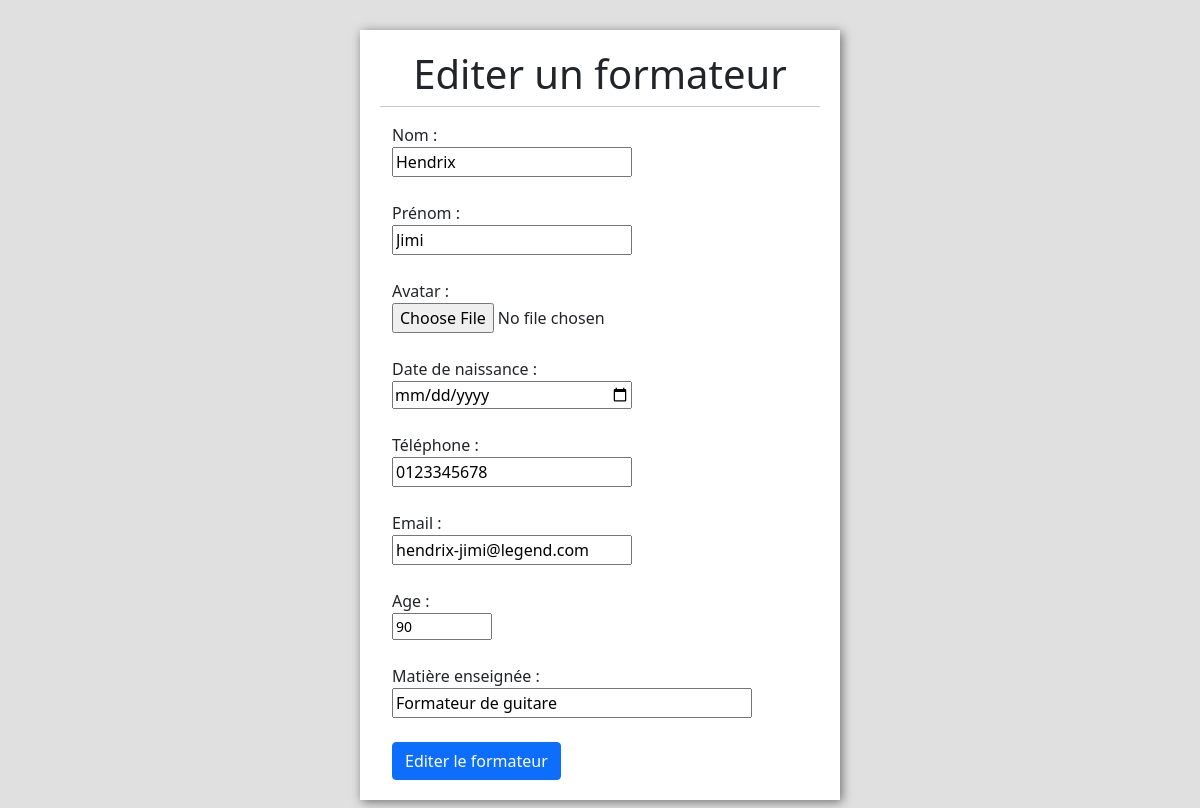
Before: /pages/editer-formateur.php?id-formateur=6 (signed in) with the older database file.
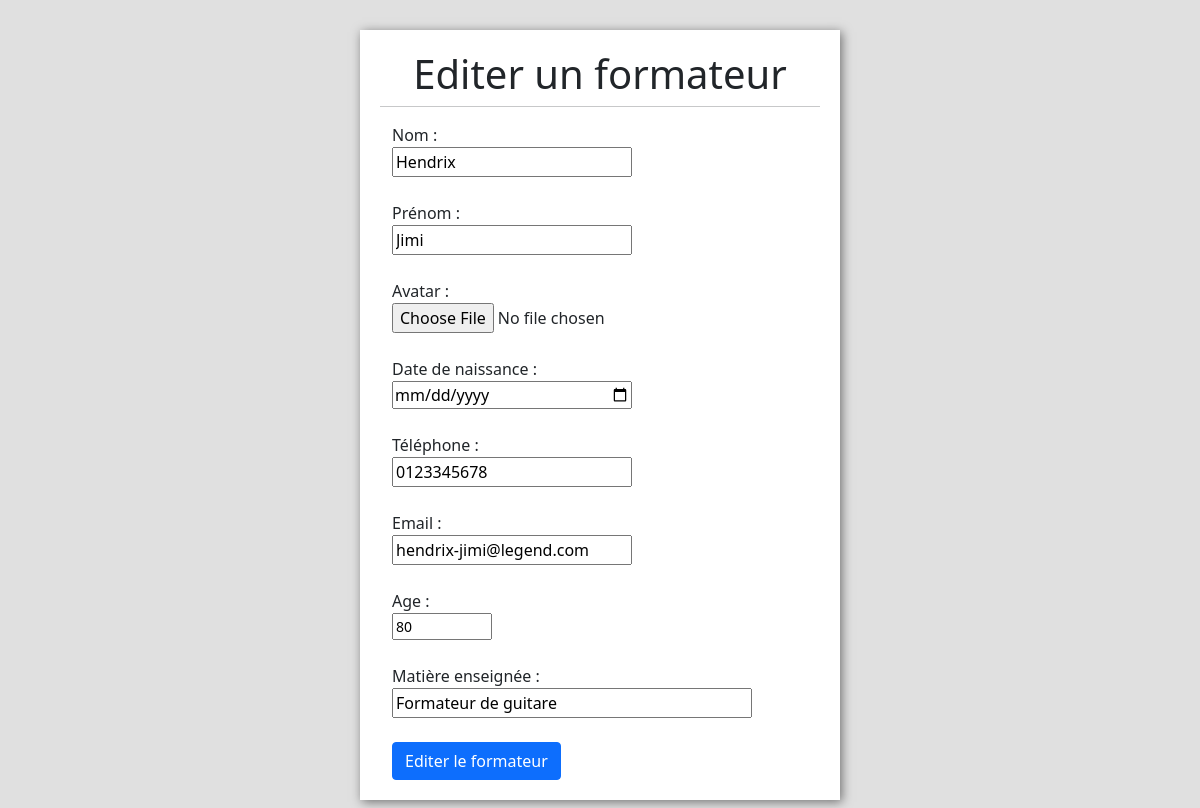
After: the same page with the newer database file.
### tables this page shows
CREATE TABLE `formateurs` (
  `id_formateur` int(11) NOT NULL,
  `nom_formateur` varchar(255) NOT NULL,
  `prenom_formateur` varchar(255) NOT NULL,
  `avatar_formateur` varchar(255) NOT NULL,
  `date_naissance_formateur` datetime NOT NULL,
  `telephone_formateur` varchar(255) NOT NULL,
  `email_formateur` varchar(255) NOT NULL,
  `age_formateur` int(11) NOT NULL,
  `matiere_formateur` varchar(255) NOT NULL
);

### pages/editer-formateur.php (the view, shortened to what this page needs)
<?php
$id = $_GET["id-formateur"];
$user = "root";
$pass = "";
try {
    $connexion = new PDO('mysql:host=localhost;dbname=ecommerce;charset=UTF8', $user, $pass);
    $connexion->setAttribute(PDO::ATTR_ERRMODE, PDO::ERRMODE_EXCEPTION);
} catch (PDOException $e) {
    $retour = $e->getMessage();
    die();
}
if($connexion){
    $req = "SELECT * FROM formateurs WHERE id_formateur = ?";
    $select = $connexion->prepare($req);
    $select->bindParam(1,$id);
    $select->execute();
    $res = $select->fetch();
}
?>
<!doctype html>
<html lang="en">
<head>
    <link href="https://cdn.jsdelivr.net/npm/bootstrap@5.1.3/dist/css/bootstrap.min.css" rel="stylesheet">
    <link rel="stylesheet" type="text/css" href="../css/style.css" />
</head>
<body>
<div class="container">
    <div class="row">
        <h1>Editer un formateur</h1>
        <hr>
        <form method="post" action="traitement_edition_formateur.php?id=<?= $res["id_formateur"] ?>" enctype="multipart/form-data">
            <label for="nom">Nom :</label><br>
            <input type="text" name="nom" id="nom" value="<?= $res["nom_formateur"] ?>"><br><br>
            <label for="prenom">Prénom :</label><br>
            <input type="text" name="prenom" id="prenom" value="<?= $res["prenom_formateur"] ?>"><br><br>
            <label for="avatar">Avatar :</label><br>
            <input type="file" name="avatar" id="avatar" class="long" value="<?= $res["avatar_formateur"] ?>"><br><br>
            <label for="date-naissance">Date de naissance :</label><br>
            <input type="date" name="date-naissance" id="date-naissance" value="<?= $res["date_naissance_formateur"] ?>"><br><br>
            <label for="telephone">Téléphone :</label><br>
            <input type="tel" name="telephone" id="telephone" value="<?= $res["telephone_formateur"] ?>"><br><br>
            <label for="email">Email :</label><br>
            <input type="email" name="email" id="email" value="<?= $res["email_formateur"] ?>"><br><br>
            <label for="age">Age :</label><br>
            <input type="number" name="age" id="age" class="small" value="<?= $res["age_formateur"] ?>"><br><br>
            <label for="matiere">Matière enseignée :</label><br>
            <input type="text" name="matiere" id="matiere" class="long" value="<?= $res["matiere_formateur"] ?>"><br><br>
            <button type="submit" class="btn btn-primary" name="editer-formateur">Editer le formateur</button>
        </form>
    </div>
</div>
</body>
</html>

Changed rows visible on the page:
changed formateurs "Hendrix": age "90" → "80"
